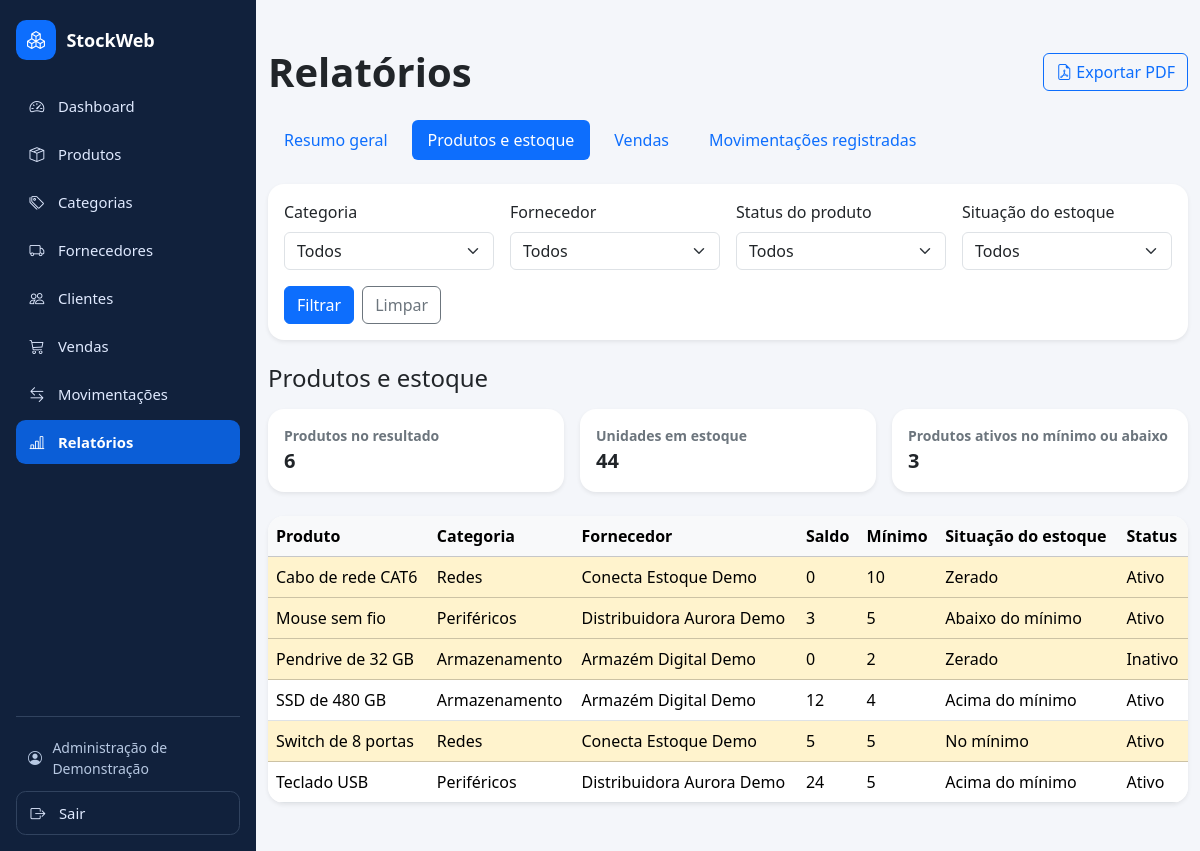
/relatorios.php?relatorio=estoque (signed in), run on the app's committed database.
### tables this page shows
CREATE TABLE `produtos` (
  `id` int NOT NULL AUTO_INCREMENT,
  `nome` varchar(150) NOT NULL,
  `descricao` text,
  `preco` decimal(10,2) NOT NULL,
  `quantidade` int NOT NULL DEFAULT '0',
  `estoque_minimo` int NOT NULL DEFAULT '5',
  `categoria_id` int NOT NULL,
  `fornecedor_id` int NOT NULL,
  `ativo` tinyint(1) NOT NULL DEFAULT '1',
  PRIMARY KEY (`id`),
  KEY `fk_produto_categoria` (`categoria_id`),
  KEY `fk_produto_fornecedor` (`fornecedor_id`),
  CONSTRAINT `fk_produto_categoria` FOREIGN KEY (`categoria_id`) REFERENCES `categorias` (`id`),
  CONSTRAINT `fk_produto_fornecedor` FOREIGN KEY (`fornecedor_id`) REFERENCES `fornecedores` (`id`),
  CONSTRAINT `chk_produto_preco` CHECK ((`preco` >= 0)),
  CONSTRAINT `chk_produto_quantidade` CHECK ((`quantidade` >= 0))
);

CREATE TABLE `categorias` (
  `id` int NOT NULL AUTO_INCREMENT,
  `nome` varchar(100) NOT NULL,
  `descricao` text,
  PRIMARY KEY (`id`),
  UNIQUE KEY `nome` (`nome`)
);

CREATE TABLE `fornecedores` (
  `id` int NOT NULL AUTO_INCREMENT,
  `nome` varchar(150) NOT NULL,
  `cnpj` varchar(14) NOT NULL,
  `email` varchar(150) DEFAULT NULL,
  `telefone` varchar(20) DEFAULT NULL,
  PRIMARY KEY (`id`),
  UNIQUE KEY `cnpj` (`cnpj`)
);

### includes/relatorios_consultas.php (called while the page is built, shortened)
<?php
function relatorioConsultar(PDO $pdo, string $sql, array $parametros = []): PDOStatement {
    $stmt = $pdo->prepare($sql);
    foreach (array_values($parametros) as $indice => $valor) {
        $stmt->bindValue($indice + 1, $valor, is_int($valor) ? PDO::PARAM_INT : PDO::PARAM_STR);
    }
    $stmt->execute();
    return $stmt;
}
function relatorioCondicoes(array $filtros, array $colunas, ?string $colunaData = null): array {
    $condicoes = [];
    $parametros = [];
    return [$condicoes, $parametros];
}
function relatorioWhere(array $condicoes): string {
    return $condicoes ? ' WHERE ' . implode(' AND ', $condicoes) : '';
}
function relatorioEstoque(PDO $pdo, array $filtros): array {
    [$condicoes, $parametros] = relatorioCondicoes($filtros, [
        'categoria_id' => 'p.categoria_id', 'fornecedor_id' => 'p.fornecedor_id', 'ativo' => 'p.ativo',
    ]);
    $where = relatorioWhere($condicoes);
    $totais = relatorioConsultar($pdo, '
        SELECT COUNT(*) AS registros, COALESCE(SUM(p.quantidade), 0) AS unidades,
               COUNT(CASE WHEN p.ativo = 1 AND p.quantidade <= p.estoque_minimo THEN 1 END) AS estoque_baixo
        FROM produtos p' . $where, $parametros)->fetch();
    return [
        $totais,
        "SELECT p.nome AS produto, c.nome AS categoria, f.nome AS fornecedor,
                p.quantidade, p.estoque_minimo, p.ativo,
                CASE WHEN p.quantidade = 0 THEN 'Zerado'
                     WHEN p.quantidade < p.estoque_minimo THEN 'Abaixo do mínimo'
                     WHEN p.quantidade = p.estoque_minimo THEN 'No mínimo'
                     ELSE 'Acima do mínimo' END AS situacao
         FROM produtos p
         INNER JOIN categorias c ON c.id = p.categoria_id
         INNER JOIN fornecedores f ON f.id = p.fornecedor_id $where
         ORDER BY p.nome, p.id",
        $parametros,
    ];
}
function relatorioCarregar(PDO $pdo, string $tipo, array $filtros, int $pagina, bool $impressao = false): array {
    $pdo->exec('SET TRANSACTION ISOLATION LEVEL REPEATABLE READ, READ ONLY');
    $pdo->beginTransaction();
    try {
        if ($tipo === 'resumo') {
            $totais = relatorioResumo($pdo, $filtros);
        } else {
            [$totais, $sql, $parametros] = match ($tipo) {
                'estoque' => relatorioEstoque($pdo, $filtros),
                'vendas' => relatorioVendas($pdo, $filtros),
                'movimentacoes' => relatorioMovimentacoes($pdo, $filtros),
            };
            $paginas = max(1, (int) ceil($totais['registros'] / RELATORIO_POR_PAGINA));
            $pagina = min($pagina, $paginas);
            $excedeu = $impressao && $totais['registros'] > RELATORIO_LIMITE_IMPRESSAO;
            if (!$excedeu && $totais['registros'] > 0) {
                $limite = $impressao ? RELATORIO_LIMITE_IMPRESSAO : RELATORIO_POR_PAGINA;
                $inicio = $impressao ? 0 : ($pagina - 1) * $limite;
                $linhas = relatorioConsultar($pdo, $sql . ' LIMIT ? OFFSET ?', [...$parametros, $limite, $inicio])->fetchAll();
            }
        }
        $pdo->commit();
        return compact('opcoes', 'totais', 'linhas', 'pagina', 'paginas', 'excedeu');
    } catch (Throwable $erro) {
        if ($pdo->inTransaction()) {
            $pdo->rollBack();
        }
        throw $erro;
    }
}

### includes/relatorios_visual.php (the view, shortened to what this page needs)
<?php
require_once __DIR__ . '/relatorios_consultas.php';
function relatorioEscapar($valor): string {
    return htmlspecialchars((string) $valor, ENT_QUOTES | ENT_SUBSTITUTE, 'UTF-8');
}
function relatorioPreparar(PDO $pdo, array $entrada, bool $impressao = false): array {
    $tipo = $entrada['relatorio'] ?? 'resumo';
    $erro = null;
    $campos = relatorioCampos($tipo);
    if ($erro === null) {
        try {
            $filtros = relatorioFiltros($entrada, $campos);
            $pagina = $impressao ? 1 : relatorioInteiro($entrada['pagina'] ?? '1');
            $resultado = relatorioCarregar($pdo, $tipo, $filtros, $pagina, $impressao);
        } catch (InvalidArgumentException $excecao) {
            http_response_code(422);
            $erro = $excecao->getMessage();
        } catch (PDOException $excecao) {
            error_log($excecao->getMessage());
            http_response_code(500);
            $erro = 'Não foi possível carregar o relatório. Tente novamente.';
        }
    } else {
        http_response_code(422);
    }
    return compact('tipo', 'titulos', 'campos', 'filtros', 'resultado', 'erro');
}
function relatorioNumero($valor): string {
    return number_format((int) $valor, 0, ',', '.');
}
function relatorioCards(array $indicadores): void {
    ?>
    <dl class="row row-cols-2 row-cols-lg-3 row-cols-xxl-4 g-3 mb-4">
        <?php foreach ($indicadores as $rotulo => $valor): ?>
            <div class="col">
                <div class="card h-100 border-0 rounded-4 shadow-sm p-3 report-card">
                    <dt class="small text-secondary fw-semibold"><?= relatorioEscapar($rotulo) ?></dt>
                    <dd class="fs-5 fw-bold mb-0 text-break"><?= relatorioEscapar($valor) ?></dd>
                </div>
            </div>
        <?php endforeach; ?>
    </dl>
    <?php
}
function relatorioIndicadores(string $tipo, array $totais): void {
    $vendas = static fn (array $dados) => [
        'Unidades vendidas' => relatorioNumero($dados['unidades']),
        'Faturamento' => relatorioMoeda($dados['faturamento']),
        'Ticket médio' => relatorioMoeda($dados['ticket']),
    ];
    $movimentos = static fn (array $dados) => [
        'Unidades que entraram' => relatorioNumero($dados['entradas']),
        'Unidades que saíram' => relatorioNumero($dados['saidas']),
    ];
        ?>
        <?php relatorioCards($movimentos($totais));
    $indicadores = match ($tipo) {
        'estoque' => [
            'Produtos no resultado' => relatorioNumero($totais['registros']),
            'Unidades em estoque' => relatorioNumero($totais['unidades']),
            'Produtos ativos no mínimo ou abaixo' => relatorioNumero($totais['estoque_baixo']),
        ],
        'vendas' => ['Total de vendas no resultado' => relatorioNumero($totais['registros'])] + $vendas($totais),
        'movimentacoes' => ['Movimentações registradas' => relatorioNumero($totais['registros'])] + $movimentos($totais),
    };
    relatorioCards($indicadores);
}
function relatorioTabela(string $tipo, array $linhas, bool $produtoFiltrado): void {
    $colunas = match ($tipo) {
        'estoque' => ['Produto', 'Categoria', 'Fornecedor', 'Saldo', 'Mínimo', 'Situação do estoque', 'Status'],
        'vendas' => ['Venda', 'Data e horário', 'Cliente', 'Status', 'Unidades', $produtoFiltrado ? 'Valor do produto' : 'Valor total'],
        'movimentacoes' => ['Data e horário', 'Produto', 'Tipo', 'Quantidade', 'Responsável', 'Observação'],
    };
    ?>
    <div class="table-responsive rounded-4 report-table">
        <table class="table table-hover align-middle mb-0">
            <thead class="table-light">
                <tr>
                    <?php foreach ($colunas as $coluna): ?>
                        <th scope="col"><?= relatorioEscapar($coluna) ?></th>
                    <?php endforeach; ?>
                </tr>
            </thead>
            <tbody>
                <?php foreach ($linhas as $linha): ?>
                    <?php
                    $baixo = $tipo === 'estoque' && $linha['quantidade'] <= $linha['estoque_minimo'];
                    $valores = match ($tipo) {
                        'estoque' => [$linha['produto'], $linha['categoria'], $linha['fornecedor'],
                            relatorioNumero($linha['quantidade']), relatorioNumero($linha['estoque_minimo']),
                            $linha['situacao'], (int) $linha['ativo'] === 1 ? 'Ativo' : 'Inativo'],
                        'vendas' => ['#' . $linha['id'], relatorioData($linha['data_venda'], 'd/m/Y H:i'), $linha['cliente'],
                            relatorioRotuloStatus($linha['status']), relatorioNumero($linha['unidades']), relatorioMoeda($linha['valor'])],
                        'movimentacoes' => [relatorioData($linha['data_movimentacao'], 'd/m/Y H:i:s'), $linha['produto'],
                            relatorioRotuloStatus($linha['tipo']), relatorioNumero($linha['quantidade']),
                            $linha['usuario'], $linha['observacao'] ?? '—'],
                    };
                    ?>
                    <tr<?= $baixo ? ' class="table-warning"' : '' ?>>
                        <?php foreach ($valores as $valor): ?>
                            <td class="text-break"><?= relatorioEscapar($valor) ?></td>
                        <?php endforeach; ?>
                    </tr>
                <?php endforeach; ?>
            </tbody>
        </table>
    </div>
    <?php
}

### public/assets/css/sidebar.css (style rules this page uses)
:root { --stockweb-sidebar-width: 16rem; --stockweb-sidebar-bg: #11213c; --stockweb-sidebar-border: #31435f; --stockweb-sidebar-accent: #0d6efd; }

### data on the page
produtos: nome "Cabo de rede CAT6", categoria.nome "Redes", fornecedor.nome "Conecta Estoque Demo", quantidade "0", estoque_minimo "10", valor "Zerado", valor "Ativo"
produtos: nome "Mouse sem fio", categoria.nome "Periféricos", fornecedor.nome "Distribuidora Aurora Demo", quantidade "3", estoque_minimo "5", valor "Abaixo do mínimo", valor "Ativo"
produtos: nome "Pendrive de 32 GB", categoria.nome "Armazenamento", fornecedor.nome "Armazém Digital Demo", valor "0", estoque_minimo "2", valor "Zerado", valor "Inativo"
produtos: nome "SSD de 480 GB", categoria.nome "Armazenamento", fornecedor.nome "Armazém Digital Demo", quantidade "12", estoque_minimo "4", valor "Acima do mínimo", valor "Ativo"
produtos: nome "Switch de 8 portas", categoria.nome "Redes", fornecedor.nome "Conecta Estoque Demo", valor "5", valor "No mínimo", valor "Ativo"
produtos: nome "Teclado USB", categoria.nome "Periféricos", fornecedor.nome "Distribuidora Aurora Demo", quantidade "24", estoque_minimo "5", valor "Acima do mínimo", valor "Ativo"

### other printed values
$rotulo "Dashboard"
$rotulo "Produtos"
$rotulo "Categorias"
$rotulo "Fornecedores"
$rotulo "Clientes"
$rotulo "Vendas"
$rotulo "Movimentações"
$rotulo "Relatórios"
$nomeUsuario "Administração de Demonstração"
relatorioEscapar($titulo) "Resumo geral"
relatorioEscapar($titulo) "Produtos e estoque"
relatorioEscapar($titulo) "Vendas"
relatorioEscapar($titulo) "Movimentações registradas"
relatorioEscapar($rotulo) "Categoria"
relatorioEscapar($rotulo) "Fornecedor"
